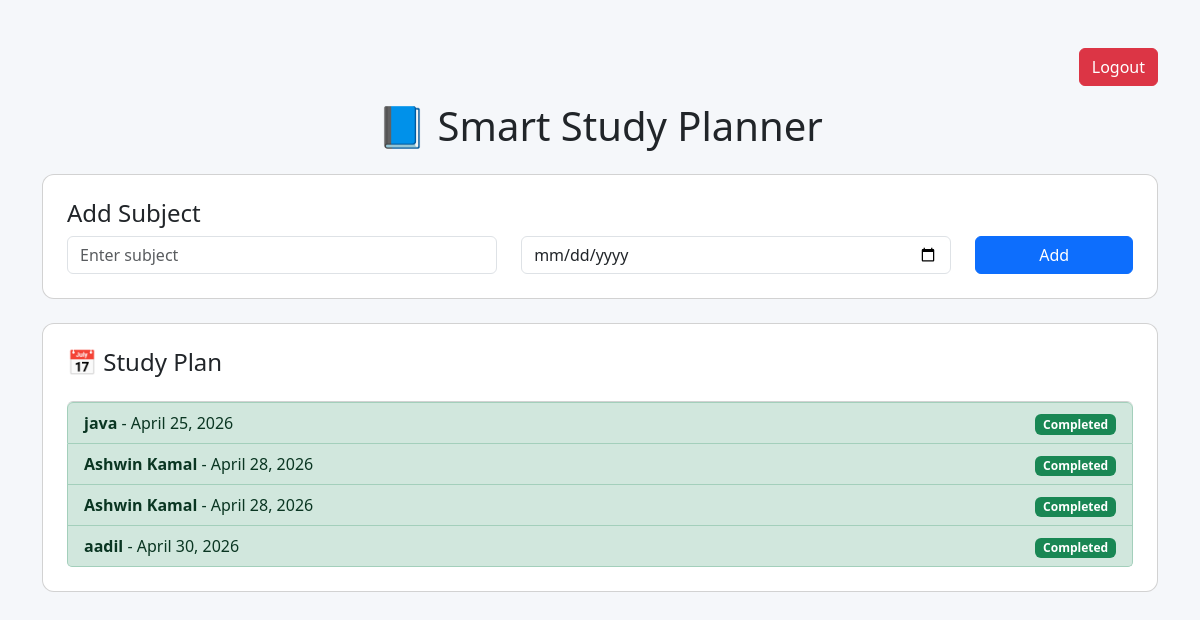
The app's page /home/ (signed in) with its own data.
### plan/models.py (models this page shows)
class Task(models.Model):
    user = models.ForeignKey(User, on_delete=models.CASCADE)
    name = models.CharField(max_length=100)
    task_date = models.DateField()
    completed = models.BooleanField(default=False)

### plan/views.py (the view)
# urls.py: path('home/', views.home, name='home'),     # 👈 move home to /home/
@login_required
def home(request):
    tasks = Task.objects.filter(user=request.user).order_by('task_date')
    today = date.today()
    return render(request, 'index.html', {
        'tasks': tasks,
        'today': today
    })

### templates/index.html (shortened to what this page needs)
<!DOCTYPE html>
<html lang="en">
<head>
    <link href="https://cdn.jsdelivr.net/npm/bootstrap@5.3.0/dist/css/bootstrap.min.css" rel="stylesheet">
</head>
<body>
<div class="container mt-5">
    <div class="d-flex justify-content-end mb-3">
        <a href="{% url 'logout' %}" class="btn btn-danger">Logout</a>
    </div>
    <h1 class="text-center mb-4">📘 Smart Study Planner</h1>
    <div class="card p-4 mb-4">
        <h4>Add Subject</h4>
        <form method="POST" action="/add/">
        <div class="row">
            <div class="col-md-5">
                <input type="text" name="name" class="form-control" placeholder="Enter subject" required>
            </div>
            <div class="col-md-5">
                <input type="date" name="task_date" class="form-control" required>
            </div>
            <div class="col-md-2">
                <button class="btn btn-primary w-100">Add</button>
            </div>
        </div>
    </form>
    </div>
    <div class="card p-4">
        <h4>📅 Study Plan</h4>
        <ul class="list-group mt-3">
            {% for task in tasks %}
                <li class="list-group-item d-flex justify-content-between align-items-center
                {% if task.completed %} list-group-item-success {% endif %}">
                    <div>
                        <strong>{{ task.name }}</strong> - {{ task.task_date }}
                    </div>
                    <div>
                        {% if not task.completed %}
                            <a href="/complete/{{ task.id }}/" class="btn btn-success btn-sm">Mark Done</a>
                        {% else %}
                            <span class="badge bg-success">Completed</span>
                        {% endif %}
                    </div>
                </li>
            {% empty %}
                <li class="list-group-item text-center">No tasks yet</li>
            {% endfor %}
        </ul>
    </div>
</div>
</body>
</html>

### templates/index.html (style rules this page uses)
body { background: #f5f7fa; }
.card { border-radius: 12px; }

### records on screen
Task: name "java", task_date "April 25, 2026", completed "Completed"
Task: name "Ashwin Kamal", task_date "April 28, 2026", completed "Completed"
Task: name "Ashwin Kamal", task_date "April 28, 2026", completed "Completed"
Task: name "aadil", task_date "April 30, 2026", completed "Completed"
